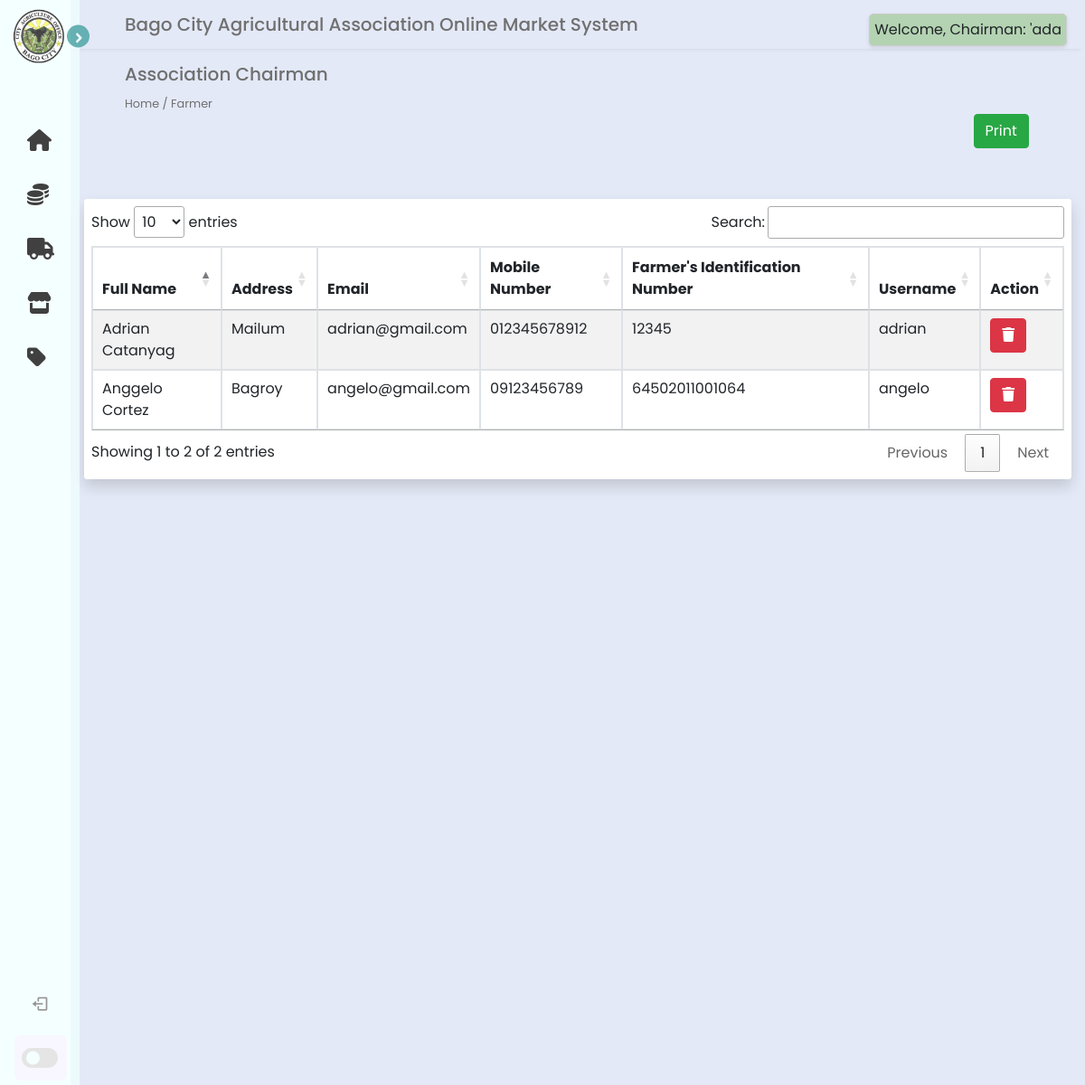
/admin_side/farmer.php (signed in), run on the app's committed database.
### tables this page shows
CREATE TABLE `association_chairman` (
  `admin_id` int(11) NOT NULL AUTO_INCREMENT,
  `association` varchar(255) NOT NULL,
  `fullname` varchar(255) NOT NULL,
  `username` varchar(255) NOT NULL,
  `password` varchar(255) NOT NULL,
  `status` varchar(11) NOT NULL,
  PRIMARY KEY (`admin_id`)
);

CREATE TABLE `farmer` (
  `seller_id` int(11) NOT NULL AUTO_INCREMENT,
  `fname` varchar(255) DEFAULT NULL,
  `lname` varchar(255) DEFAULT NULL,
  `address` varchar(255) DEFAULT NULL,
  `association` varchar(11) DEFAULT NULL,
  `email` varchar(255) DEFAULT NULL,
  `phonenumber` bigint(20) DEFAULT NULL,
  `farmers_identification_number` bigint(20) NOT NULL,
  `profile_image` varchar(255) DEFAULT NULL,
  `username` varchar(255) DEFAULT NULL,
  `password` varchar(255) DEFAULT NULL,
  PRIMARY KEY (`seller_id`)
);

### admin_side/farmer.php (the view, shortened to what this page needs)
<?php
    include 'includes/sidebar.php';
    require '../logic/db_connection.php';
    $results = array();
    if (isset($_SESSION['id'])) {
        $admin_id = $_SESSION['id'];
        $query = "SELECT farmer.`seller_id`,farmer.`fname`,`farmer`.`lname`,`farmer`.`address`,`farmer`.`email`,`farmer`.`phonenumber`,`farmer`.`farmers_identification_number`,`farmer`.`username` FROM farmer INNER JOIN association_chairman ON farmer.`association` = association_chairman.`association` WHERE association_chairman.`admin_id` = '$admin_id'";
        $result = mysqli_query($connect, $query);
        if ($result) {
            while ($farmerrow = mysqli_fetch_assoc($result)) {
                $results[] = $farmerrow;
            }
        } else {
            echo "Error: " . mysqli_error($connect);
        }
    }
?>
<!DOCTYPE html>
<html lang="en">
    <head>
        <link href="//maxcdn.bootstrapcdn.com/bootstrap/4.1.1/css/bootstrap.min.css" rel="stylesheet" id="bootstrap-css">
        <link href="//cdn.datatables.net/1.10.25/css/jquery.dataTables.min.css" rel="stylesheet">
        <link href="../css/admin_farmer.css" rel="stylesheet">
    </head>
    <body>
        <section class="header">
            <div class="head">Bago City Agricultural Association Online Market System</div>
            <?php include 'includes/seller_indicator.php' ?>
                <div class="page-header">
                    <h5>Association Chairman</h5>
                    <small>Home / Farmer</small>
                </div>
                <div class="print" style="padding-left: 89%">
                    <button class="btn btn-success" onclick="printTable()">Print</button><br><br>
                </div>
                <div class="container">
                    <div class="card rounded shadow border-0">
                        <div class="card-body p-2 bg-white rounded">
                            <div class="table-responsive">
                                <table id="farmers" style="width:100%" class="table table-striped table-bordered">
                                    <thead>
                                        <tr>
                                            <th>Full Name</th>
                                            <th>Address</th>
                                            <th>Email</th>
                                            <th>Mobile Number</th>
                                            <th>Farmer's Identification Number</th>
                                            <th>Username</th>
                                            <th>Action</th>
                                        </tr>
                                    </thead>
                                    <tbody>
                                        <?php
                                        foreach ($results as $farmerrow) {
                                        ?>
                                            <tr>
                                                <td><?php echo $farmerrow['fname'] . ' ' . $farmerrow['lname']?></td>
                                                <td><?php echo $farmerrow['address']?></td>
                                                <td><?php echo $farmerrow['email']?></td>
                                                <td><?php echo '0' .$farmerrow['phonenumber']?></td>
                                                <td><?php echo $farmerrow['farmers_identification_number']?></td>
                                                <td><?php echo $farmerrow['username']?></td>
                                                <td><a href="logic/delete_farmer.php?id=<?php echo $farmerrow['seller_id']?>" onclick="return confirm('Are you sure you want to delete this farmer?');"><button class='btn btn-danger'><i class="fas fa-trash"></i></button></a></td>
                                            </tr>
                                        <?php
                                        }
                                        ?>
                                    </tbody>
                                </table>
                            </div>
                        </div>
                    </div>
                </div>
        </section>
    </body>
</html>

### admin_side/includes/seller_indicator.php (shortened to what this page needs)
<!DOCTYPE html>
<html>
    <head>
    </head>
    <body>
        <div class="indicator-card">
            <?php
            require '../logic/db_connection.php';
            if (isset($_SESSION['id'])) {
                $admin_id = $_SESSION['id'];
                $adminQuery = "SELECT `fullname` FROM association_chairman WHERE admin_id = '$admin_id'";
                $adminResult = mysqli_query($connect, $adminQuery);
                if ($adminResult) {
                    $adminRow = mysqli_fetch_assoc($adminResult);
                    $fullname = $adminRow['fullname'];
                    echo "Welcome, Chairman: '$fullname";
                } else {
                    echo "Unable to retrieve super admin information.";
                }
            } else {
                echo "User not logged in.";
            }
            ?>
        </div>
    </body>
</html>

### css/admin_sidebar.css (style rules this page uses)
* { margin: 0; padding: 0; box-sizing: border-box; font-family: 'Poppins', sans-serif; }
:root { --body-color: #E4E9F7; --sidebar-color: #f0ffff; --primary-color: #3b9c9c; --primary-color-light: #F6F5FF; --toggle-color: #DDD; --text-color: #707070; --tran-03: all 0.2s ease; --tran-03: all 0.3s ease; --tran-04: all 0.3s ease; --tran-05: all 0.3s ease; }
body { min-height: 100vh; background-color: var(--body-color); transition: var(--tran-05); }

### css/admin_farmer.css (style rules this page uses)
.header { position: absolute; top: 0; left: 250px; height: 100vh; width: calc(100% - 250px); background-color: var(--body-color); transition: var(--tran-05); font-family: 'Poppins', sans-serif; }
.header .head { font-size: 20px; font-weight: 500; color: var(--text-color); padding: 12px 60px; }
.sidebar.close ~ .header { left: 78px; height: 150vh; width: calc(100% - 78px); }
.head { box-shadow: 0px 5px 5px -5px rgba(0, 0, 0, 0.1); }
.container { margin-top: 2em; width: 100%; font-size: 16px; }
.page-header { margin-top: 1em; margin-left: 60px; font-size: 1em; color: var(--text-color); }

### admin_side/includes/seller_indicator.php (style rules this page uses)
.indicator-card { position: fixed; top: 15px; right: 20px; background-color: #B4D3B2; border: 1px solid #ccc; padding: 5px; box-shadow: 0 2px 4px rgba(0, 0, 0, 0.1); border-radius: 5px; }

### data on the page
association_chairman: fullname "ada"
farmer: fname "Adrian", lname "Catanyag", address "Mailum", email "adrian@gmail.com", phonenumber "12345678912", farmers_identification_number "12345", username "adrian"
farmer: fname "Anggelo", lname "Cortez", address "Bagroy", email "angelo@gmail.com", phonenumber "9123456789", farmers_identification_number "64502011001064", username "angelo"
